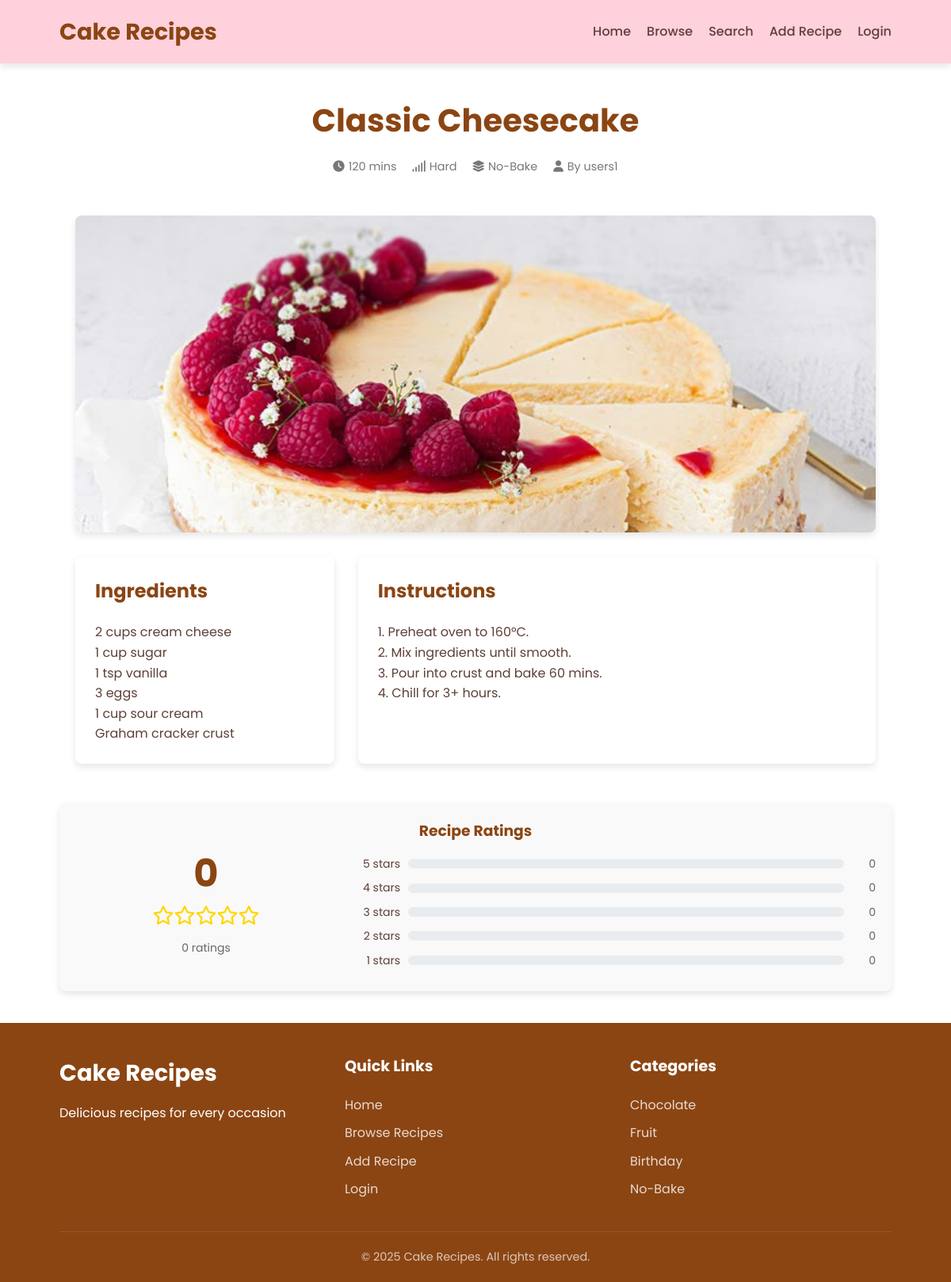
The app's page /recipe.php?id=5 with its own data.
### tables this page shows
CREATE TABLE `recipes` (
  `id` int(11) NOT NULL,
  `user_id` int(11) NOT NULL,
  `category_id` int(11) NOT NULL,
  `title` varchar(100) NOT NULL,
  `description` text NOT NULL,
  `ingredients` text NOT NULL,
  `instructions` text NOT NULL,
  `preparation_time` int(11) NOT NULL,
  `cooking_time` int(11) DEFAULT 0,
  `servings` int(11) DEFAULT 4,
  `difficulty` enum('easy','medium','hard') NOT NULL,
  `image_url` varchar(255) DEFAULT NULL,
  `created_at` timestamp NOT NULL DEFAULT current_timestamp()
);

CREATE TABLE `categories` (
  `id` int(11) NOT NULL,
  `name` varchar(50) NOT NULL,
  `description` text DEFAULT NULL
);

CREATE TABLE `users` (
  `id` int(11) NOT NULL,
  `username` varchar(50) NOT NULL,
  `email` varchar(100) NOT NULL,
  `password_hash` varchar(255) NOT NULL,
  `created_at` timestamp NOT NULL DEFAULT current_timestamp()
);

### recipe.php (the view, shortened to what this page needs)
<?php
include 'db.php';
?>
<!DOCTYPE html>
<html lang="en">
<head>
    <link rel="stylesheet" href="style.css">
    <link rel="stylesheet" href="https://cdnjs.cloudflare.com/ajax/libs/font-awesome/6.0.0-beta3/css/all.min.css">
</head>
<body>
    <header>
        <div class="container">
            <div class="logo">
                <h1>Cake Recipes</h1>
            </div>
            <nav>
                <ul>
                    <li><a href="index.php">Home</a></li>
                    <li><a href="browse.php">Browse</a></li>
                    <li><a href="search.php">Search</a></li>
                    <li><a href="add-recipe.php">Add Recipe</a></li>
                    <?php if(isset($_SESSION['user_id'])): ?>
                        <li><a href="logout.php">Logout</a></li>
                    <?php else: ?>
                        <li><a href="login.php">Login</a></li>
                    <?php endif; ?>
                </ul>
            </nav>
        </div>
    </header>
    <main class="container">
        <?php
        if(isset($_GET['id'])) {
            $id = intval($_GET['id']);
            $query = "SELECT r.*, c.name as category_name, u.username as author
                      FROM recipes r
                      LEFT JOIN categories c ON r.category_id = c.id
                      LEFT JOIN users u ON r.user_id = u.id
                      WHERE r.id = $id";
            $result = mysqli_query($conn, $query);
            if($result && mysqli_num_rows($result) > 0) {
                $recipe = mysqli_fetch_assoc($result);
                ?>
                <section class="recipe-details">
                    <div class="recipe-header">
                        <h1><?php echo $recipe['title']; ?></h1>
                        <div class="recipe-meta">
                            <span><i class="fas fa-clock"></i> <?php echo $recipe['preparation_time'] + $recipe['cooking_time']; ?> mins</span>
                            <span><i class="fas fa-signal"></i> <?php echo ucfirst($recipe['difficulty'] ?? 'Medium'); ?></span>
                            <span><i class="fas fa-layer-group"></i> <?php echo $recipe['category_name']; ?></span>
                            <?php if(!empty($recipe['author'])): ?>
                                <span><i class="fas fa-user"></i> By <?php echo $recipe['author']; ?></span>
                            <?php endif; ?>
                        </div>
                    </div>
                    <div class="recipe-content">
                        <div class="recipe-image">
                            <img src="<?php echo $recipe['image_url'] ?: 'default-recipe.jpg'; ?>" alt="<?php echo $recipe['title']; ?>">
                        </div>
                        <div class="recipe-info">
                            <div class="ingredients">
                                <h3>Ingredients</h3>
                                <?php echo nl2br($recipe['ingredients']); ?>
                            </div>
                            <div class="instructions">
                                <h3>Instructions</h3>
                                <?php echo nl2br($recipe['instructions']); ?>
                            </div>
                        </div>
                    </div>
                    <div class="rating-progress-section">
                        <h3>Recipe Ratings</h3>
                        <?php
                        $total_ratings_query = "SELECT COUNT(*) as total FROM ratings WHERE recipe_id = $id";
                        $total_ratings_result = mysqli_query($conn, $total_ratings_query);
                        $total_ratings = mysqli_fetch_assoc($total_ratings_result)['total'];
                        $rating_counts = [5 => 0, 4 => 0, 3 => 0, 2 => 0, 1 => 0];
                        $avg_rating_query = "SELECT AVG(rating) as avg_rating FROM ratings WHERE recipe_id = $id";
                        $avg_rating_result = mysqli_query($conn, $avg_rating_query);
                        $avg_rating = 0;
                        if ($avg_rating_result && mysqli_num_rows($avg_rating_result) > 0) {
                            $avg_rating = round(mysqli_fetch_assoc($avg_rating_result)['avg_rating'], 1);
                        }
                        ?>
                        <div class="rating-summary">
                            <div class="average-rating">
                                <span class="rating-number"><?php echo $avg_rating; ?></span>
                                <div class="rating-stars-display">
                                    <?php
                                    $filled = floor($avg_rating);
                                    $half = $avg_rating - $filled >= 0.5;
                                    for ($i = 1; $i <= 5; $i++) {
                                        if ($i <= $filled) {
                                            echo '<i class="fas fa-star"></i>';
                                        } elseif ($i == $filled + 1 && $half) {
                                            echo '<i class="fas fa-star-half-alt"></i>';
                                        } else {
                                            echo '<i class="far fa-star"></i>';
                                        }
                                    }
                                    ?>
                                </div>
                                <span class="total-ratings"><?php echo $total_ratings; ?> ratings</span>
                            </div>
                            <div class="rating-bars">
                                <?php for ($i = 5; $i >= 1; $i--):
                                ?>
                                <div class="rating-bar-row">
                                    <span class="rating-label"><?php echo $i; ?> stars</span>
                                    <div class="rating-bar">
                                    </div>
                                    <span class="rating-count"><?php echo $rating_counts[$i]; ?></span>
                                </div>
                                <?php endfor; ?>
                            </div>
                        </div>
                    </div>
                </section>
                <?php
            } else {
                echo '<div class="error-message">Recipe not found.</div>';
            }
        } ?>
    </main>
    <footer>
        <div class="container">
            <div class="footer-content">
                <div class="footer-logo">
                    <h3>Cake Recipes</h3>
                    <p>Delicious recipes for every occasion</p>
                </div>
                <div class="footer-links">
                    <h4>Quick Links</h4>
                    <ul>
                        <li><a href="index.php">Home</a></li>
                        <li><a href="browse.php">Browse Recipes</a></li>
                        <li><a href="add-recipe.php">Add Recipe</a></li>
                        <li><a href="login.php">Login</a></li>
                    </ul>
                </div>
                <div class="footer-categories">
                    <h4>Categories</h4>
                    <ul>
                        <li><a href="browse.php?category=Chocolate">Chocolate</a></li>
                        <li><a href="browse.php?category=Fruit">Fruit</a></li>
                        <li><a href="browse.php?category=Birthday">Birthday</a></li>
                        <li><a href="browse.php?category=No-Bake">No-Bake</a></li>
                    </ul>
                </div>
            </div>
            <div class="footer-bottom">
                <p>&copy; 2025 Cake Recipes. All rights reserved.</p>
            </div>
        </div>
    </footer>
</body>
</html>

### style.css (style rules this page uses)
:root { --primary-color: #FFD1DC; --secondary-color: #F5E6CA; --contrast-color-1: #8B4513; --contrast-color-2: #A0D6B4; --text-color: #5D4037; --background-color: #FFFFFF; --button-color: #FF85A2; --error-color: #FF6B6B; --header-height: 80px; --footer-height: 300px; --border-radius: 8px; --box-shadow: 0 4px 8px rgba(0, 0, 0, 0.1); --transition: all 0.3s ease; }
* { margin: 0; padding: 0; box-sizing: border-box; }
body { font-family: 'Poppins', sans-serif; color: var(--text-color); background-color: var(--background-color); line-height: 1.6; min-height: 100vh; display: flex; flex-direction: column; }
.container { width: 90%; max-width: 1200px; margin: 0 auto; padding: 0 15px; }
a { text-decoration: none; color: var(--text-color); transition: var(--transition); }
ul { list-style-type: none; }
img { max-width: 100%; height: auto; display: block; }
header { background-color: var(--primary-color); position: sticky; top: 0; z-index: 1000; box-shadow: var(--box-shadow); }
header .container { display: flex; justify-content: space-between; align-items: center; height: var(--header-height); }
.logo h1 { font-size: 1.8rem; color: var(--contrast-color-1); font-weight: 700; }
nav ul { display: flex; gap: 20px; }
nav ul li a { font-weight: 500; padding: 5px 0; position: relative; }
main { flex: 1; padding: 40px 0; }
.recipe-image { height: 200px; overflow: hidden; }
.recipe-image img { width: 100%; height: 100%; object-fit: cover; transition: transform 0.5s ease; }
.recipe-content { padding: 20px; }
.recipe-content h3 { font-size: 1.3rem; margin-bottom: 10px; color: var(--contrast-color-1); }
.recipe-meta { display: flex; justify-content: space-between; margin-bottom: 15px; font-size: 0.9rem; color: #777; }
.recipe-meta span { display: flex; align-items: center; }
.recipe-meta i { margin-right: 5px; }
footer { background-color: var(--contrast-color-1); color: white; padding: 40px 0 20px; }
.footer-content { display: grid; grid-template-columns: repeat(auto-fit, minmax(200px, 1fr)); gap: 30px; margin-bottom: 30px; }
.footer-logo h3 { font-size: 1.8rem; margin-bottom: 15px; }
.footer-links h4, .footer-categories h4, .footer-newsletter h4 { margin-bottom: 20px; font-size: 1.2rem; }
footer ul li { margin-bottom: 10px; }
footer ul li a { color: rgba(255, 255, 255, 0.8); }
.footer-bottom { text-align: center; padding-top: 20px; border-top: 1px solid rgba(255, 255, 255, 0.1); font-size: 0.9rem; color: rgba(255, 255, 255, 0.7); }
.recipe-details { padding: 40px 0; }
.rating-section, .rating-progress-section { margin-top: 30px; padding: 20px; background-color: #f9f9f9; border-radius: var(--border-radius); box-shadow: var(--box-shadow); }
.rating-section h3, .rating-progress-section h3 { margin-bottom: 15px; text-align: center; color: var(--contrast-color-1); }
.rating-summary { display: flex; flex-wrap: wrap; justify-content: space-between; align-items: flex-start; gap: 20px; }
.average-rating { display: flex; flex-direction: column; align-items: center; flex: 1; min-width: 150px; }
.rating-number { font-size: 48px; font-weight: bold; color: var(--contrast-color-1); line-height: 1; }
.rating-stars-display { margin: 10px 0; color: #FFD700; font-size: 24px; }
.total-ratings { color: #666; font-size: 14px; }
.rating-bars { flex: 2; min-width: 250px; }
.rating-bar-row { display: flex; align-items: center; margin-bottom: 8px; }
.rating-label { width: 60px; text-align: right; margin-right: 10px; font-size: 14px; }
.rating-bar { flex: 1; height: 12px; background-color: #e9ecef; border-radius: 10px; overflow: hidden; }
.rating-count { width: 30px; text-align: right; margin-left: 10px; font-size: 14px; color: #666; }
.recipe-header { text-align: center; margin-bottom: 30px; }
.recipe-header h1 { font-size: 2.5rem; color: var(--contrast-color-1); margin-bottom: 15px; }
.recipe-meta { display: flex; justify-content: center; gap: 20px; margin-bottom: 20px; color: #777; }
.recipe-content { display: grid; grid-template-columns: 1fr; gap: 30px; }
.recipe-image { height: 400px; overflow: hidden; border-radius: var(--border-radius); box-shadow: var(--box-shadow); }
.recipe-image img { width: 100%; height: 100%; object-fit: cover; }
.recipe-info { display: grid; grid-template-columns: 1fr 2fr; gap: 30px; }
.ingredients, .instructions { background-color: white; padding: 25px; border-radius: var(--border-radius); box-shadow: var(--box-shadow); }
.ingredients h3, .instructions h3 { margin-bottom: 20px; color: var(--contrast-color-1); font-size: 1.5rem; }

### records on screen
recipes: title "Classic Cheesecake", $recipe['preparation_time'] + $recipe['cooking_time'] "120", difficulty "Hard", category.name "No-Bake", user.username "users1", image_url (picture), ingredients "2 cups cream cheese 1 cup sugar 1 tsp vanilla 3 eggs 1 cup sour cream Graham cracker crust", instructions "1. Preheat oven to 160°C. 2. Mix ingredients until smooth. 3. Pour into crust and bake 60 mins. 4. Chill for 3+ hours."

### other values on screen
$avg_rating "0"
$total_ratings "0"
$rating_counts[$i] "0"
